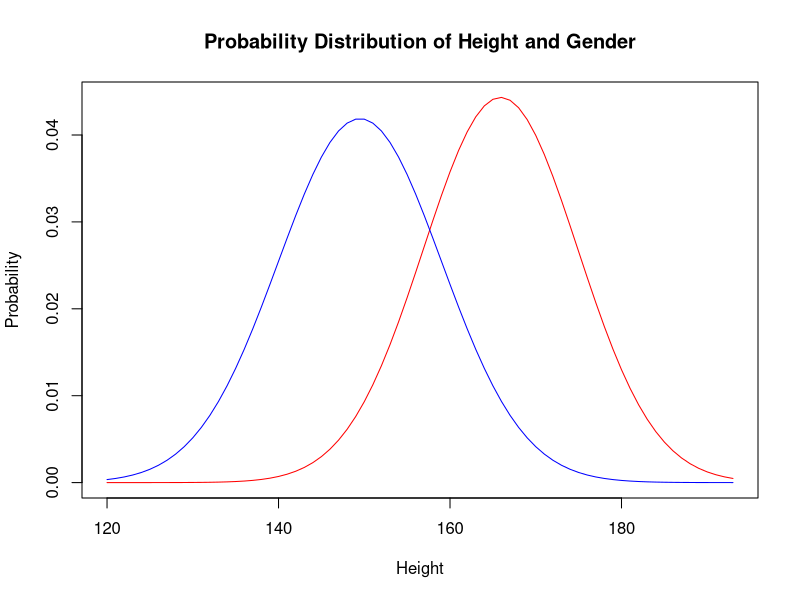

R code for this plot:
male<-c(165,170,160,154,175,155,167,177,158,178)
female<-c(140,145,149,152,157,135,139,160,155,163)

getpdf <- function(d,data,test){
  
  pdf <- dnorm(d,mean(data),sqrt(var(data)))
  pt <- dnorm(test,mean(data),sqrt(var(data)))
  return(list(d = d,pdf = pdf,pt = pt))
}
bayes.fitpredict <- function(male_train,female_train,test_data)
{
    d <- seq(min(min(male_train),min(female_train)) - 15,max(max(male_train),max(male_train)) +15)
    male_pdf = getpdf(d,male_train,test_data)
    female_pdf = getpdf(d,female_train,test_data)
    
    plot(male_pdf$d, male_pdf$pdf, type = "l", col = "red", xlab = "Height", ylab = "Probability", main = "Probability Distribution of Height and Gender")
    lines(female_pdf$d, female_pdf$pdf, col = "blue")
    
    if(male_pdf$pt > female_pdf$pt)
      print("The given Height of Person is Male")
    else
      print("The given Height of Person is Female")
}

bayes.fitpredict(male,female,150)
